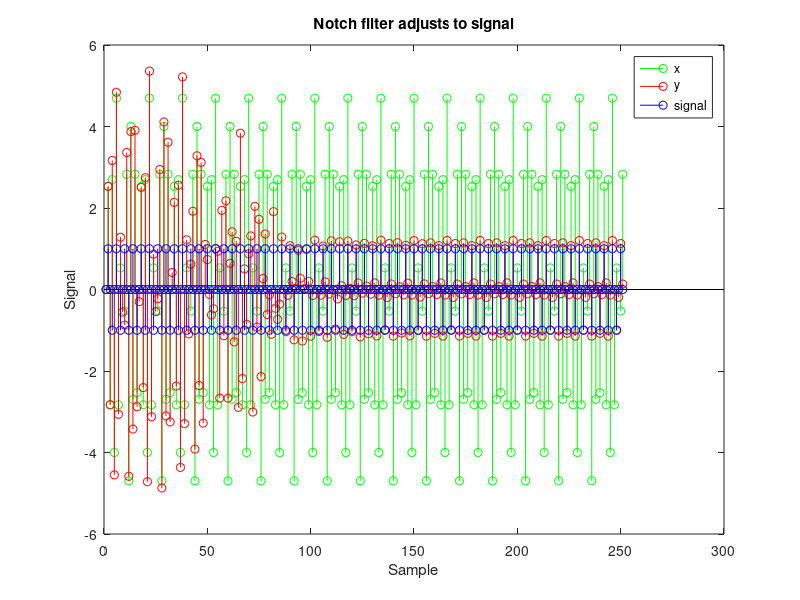

The MATLAB script that drew this image: (Note: this script raises an error after producing the figure.)
%% Final project

clear; clc;

%% Question 1a

w = pi/2; % Hz
wnoise1 = 7*pi/8; % Hz
A = 1;
Anoise = 4;
n = [0:250];
signal = A*sin(w.*n);
noise1 = Anoise*sin(wnoise1.*n);

x = signal+noise1;

r = 0.90;
mu = 0.005;
e1 = zeros(1,length(x));
y1 = zeros(1,length(x));
a1 = zeros(1,length(x));

a1(1) = 0;
a1(2) = 0;
e1(1) = x(1);
y1(1) = e1(1);
e1(2) = x(2) + a1(1)*x(1);
y1(2) = e1(2) - r*a1(1)*y1(1);

a1(3) = a1(2) - mu*y1(2)*x(1);

for i = 3:length(n)
    e1(i) = x(i) + a1(i)*x(i-1) + x(i-2);
    y1(i) = e1(i) - r*a1(i)*y1(i-1)-r^2*y1(i-2);

    a1(i+1) = a1(i) - mu*y1(i)*x(i-1);
    if a1(i+1) < -2
        a1(i+1) = 0;
    end
    if a1(i+1) > 2
        a1(i+1) = 0;
    end
end


figure()
stem(x,'g')
hold on
stem(y1,'r')
stem(signal,'b')
legend('x','y','signal')
title('Notch filter adjusts to signal')
xlabel('Sample')
ylabel('Signal')
hold off

w1 = linspace(-pi,pi,length(x));
X = dtft(n,w1,x);
Y = dtft(n,w1,y1);

H = Y./X;
figure()
plot(w1,H,[-7*pi/8 -7*pi/8],[min(H) max(H)],'r', ...
    [7*pi/8 7*pi/8],[min(H) max(H)], 'r')
title('Frequency response of adaptive notch filter')
xlabel('\omega (rad/s)')
ylabel('H')

figure()
spectrogram(y1)
title('High frequencies are cutoff after adaptation to noise frequency')

figure()
plot(1:length(a1),a1)
title('Convergence of coefficient a to constant value')
xlabel('Sample')
ylabel('a')


%% Question 1b

w = pi/4; % Hz
wnoise1 = @(n0) 3*pi/4 + pi/1e6*n0; % Hz
A = 2;
Anoise = 5;
n = [0:2000];
signal = A*sin(w.*n);
noise1 = Anoise*sin(wnoise1(n).*n);

x = signal+noise1;

r = 0.90;
mu = 0.005;
e1 = zeros(1,length(x));
y1 = zeros(1,length(x));
a1 = zeros(1,length(x));

a1(1) = -2*cos(w);
a1(2) = a1(1);
e1(1) = x(1);
y1(1) = e1(1);
e1(2) = x(2) + a1(1)*x(1);
y1(2) = e1(2) - r*a1(1)*y1(1);

a1(3) = a1(2) - mu*y1(2)*x(1);

for i = 3:length(n)
    e1(i) = x(i) + a1(i)*x(i-1) + x(i-2);
    y1(i) = e1(i) - r*a1(i)*y1(i-1)-r^2*y1(i-2);

    a1(i+1) = a1(i) - mu*y1(i)*x(i-1);
    if a1(i+1) < -2
        a1(i+1) = 0;
    end
    if a1(i+1) > 2
        a1(i+1) = 0;
    end
end


figure()
stem(x,'g')
hold on
stem(y1,'r')
stem(signal,'b')
legend('x','y','signal')
title('Notch filter adjusts to signal')
xlabel('Sample')
ylabel('Signal')
hold off

w1 = linspace(-pi,pi,length(x));
X = dtft(n,w1,x);
Y = dtft(n,w1,y1);

H = Y./X;
figure()
plot(w1,H)
title('Frequency response of adaptive notch filter')
xlabel('\omega (rad/s)')
ylabel('H')

figure()
spectrogram(y1)
title('High frequencies are cutoff after adaptation to noise frequency')

figure()
plot(1:length(a1),a1)
title('Convergence of coefficient a to constant value')
xlabel('Sample')
ylabel('a')

%%
% <latex>
% The adaptive filter is able to quickly attenuate the noise, but is slow
% in tracking the change in frequency.  We see this in the oscillations of
% the convergence plot.  Because the frequency content in x is changing
% constanly, the filter cannot fully attenuate the noise, but does
% significantly reduce it.
% </latex>

%% Question 1c

w = pi/2; 
wnoise1 = 5*pi/9; 
wnoise2 = 7*pi/8;
A = 1;
Anoise = 4;
n = 0:1000;
signal = A*sin(w.*n);
noise1 = Anoise*sin(wnoise1.*n);
noise2 = Anoise*sin(wnoise2.*n);

x = signal+noise1+noise2;

r1 = 0.9;
r2 = 0.85;
mu1 = 0.0005;
mu2 = 0.001;

% First filter
e1 = zeros(1,length(x));
y1 = zeros(1,length(x));
a1 = zeros(1,length(x));

a1(1) = 0;
a1(2) = 0;
e1(1) = x(1);
y1(1) = e1(1);
e1(2) = x(2) + a1(1)*x(1);
y1(2) = e1(2) - r1*a1(1)*y1(1);

a1(3) = a1(2) - mu1*y1(2)*x(1);

for i = 3:length(n)
    e1(i) = x(i) + a1(i)*x(i-1) + x(i-2);
    y1(i) = e1(i) - r1*a1(i)*y1(i-1)-r1^2*y1(i-2);

    a1(i+1) = a1(i) - mu1*y1(i)*x(i-1);
    if a1(i+1) < -2
        a1(i+1) = 0;
    end
    if a1(i+1) > 2
        a1(i+1) = 0;
    end
end

% figure()
% stem(x,'g')
% hold on
% stem(y1,'r')
% stem(signal,'b')
% legend('x','y','signal')
% title('Notch filter adjusts to signal')
% xlabel('Sample')
% ylabel('Signal')
% hold off

% Cascaded second filter
x2 = y1;

e2 = zeros(1,length(x));
y2 = zeros(1,length(x));
a2 = zeros(1,length(x));

a2(1) = 0;
a2(2) = 0;
e2(1) = x2(1);
y2(1) = e2(1);
e2(2) = x2(2) + a2(1)*x2(1);
y2(2) = e2(2) - r2*a2(1)*y2(1);

a2(3) = a2(2) - mu2*y2(2)*x2(1);

for i = 3:length(n)
    e2(i) = x2(i) + a2(i)*x2(i-1) + x2(i-2);
    y2(i) = e2(i) - r2*a2(i)*y2(i-1)-r2^2*y2(i-2);

    a2(i+1) = a2(i) - mu2*y2(i)*x2(i-1);
    if a2(i+1) < -2
        a2(i+1) = 0;
    end
    if a2(i+1) > 2
        a2(i+1) = 0;
    end
end

figure()
stem(x,'g')
hold on
stem(y2,'r')
stem(signal,'b')
legend('x','y','signal')
title('Notch filter adjusts to signal')
xlabel('Sample')
ylabel('Signal')
hold off

w1 = linspace(-pi,pi,length(x));
X = dtft(n,w1,x);
Y = dtft(n,w1,y1);

H = Y./X;
figure()
plot(w1,H,[-7*pi/8 -7*pi/8],[min(H) max(H)],'r', ...
    [7*pi/8 7*pi/8],[min(H) max(H)], 'r')
title('Frequency response of adaptive notch filter')
xlabel('\omega (rad/s)')
ylabel('H')

figure()
spectrogram(y1)
title('High frequencies are cutoff after adaptation to noise frequency')

figure()
plot(1:length(a1),a1)
title('Convergence of coefficient a to constant value')
xlabel('Sample')
ylabel('a')

